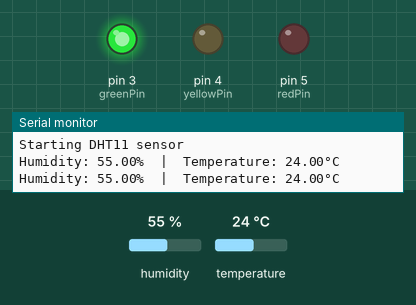
The sketch below on a simulated Arduino Uno, built with avr-gcc and run on an emulated ATmega328P. Parts: output pins drawn as LEDs (lit = HIGH), the last lines printed to the serial monitor. The inputs (shaded band) are chosen by the test bench; at power-on: humidity 55 %, temperature 24 °C.

Above: at 4.8 s.
4.9 s: humidity set to 41 %
7.9 s: humidity set to 38 %
At 9.3 s:
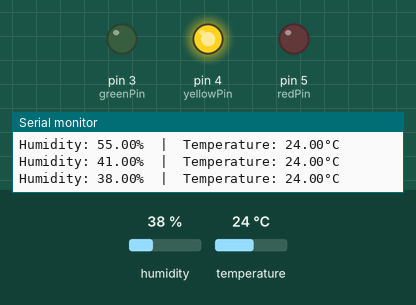
10.9 s: humidity set to 31 %
13.9 s: humidity set to 28 %
At 15.4 s:
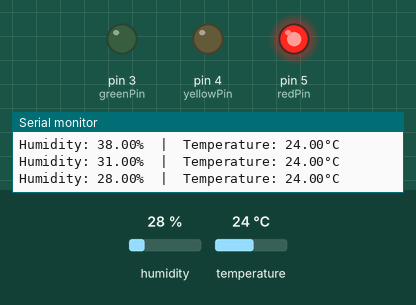
16.9 s: humidity set to 40 %
At 19.0 s:
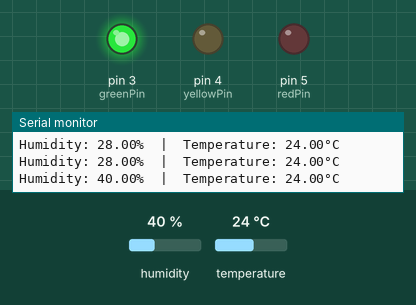
19.9 s: humidity set to 22 %
At 21.4 s:
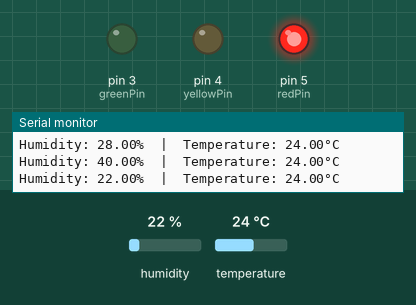
Timing chart, 0 to 22.9 s (numbered marks = the images above; inputs shaded):
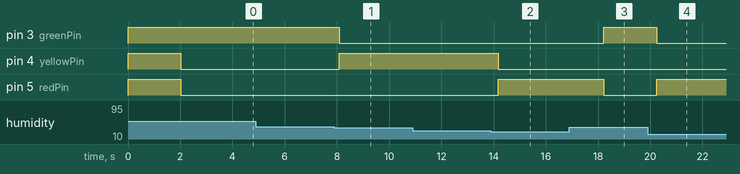

Measured:
- the behaviour switches between 40 and 39 % on humidity (found by bisection; images 0 and 1)
- the behaviour switches between 30 and 29 % on humidity (found by bisection; images 1 and 2)
- after the input at 7.9 s, pin 3 (greenPin): HIGH → LOW after 0.20 s; pin 4 (yellowPin): LOW → HIGH after 0.20 s
- after the input at 13.9 s, pin 4 (yellowPin): HIGH → LOW after 0.27 s; pin 5 (redPin): LOW → HIGH after 0.27 s
- after the input at 16.9 s, pin 3 (greenPin): LOW → HIGH after 1.3 s; pin 5 (redPin): HIGH → LOW after 1.3 s
- after the input at 19.9 s, pin 3 (greenPin): HIGH → LOW after 0.34 s; pin 5 (redPin): LOW → HIGH after 0.34 s

The sketch:

Humidity-and-Temp-monitor-DHT11.ino
```cpp
#include "DHT.h"

#define DHTPIN A0
#define DHTTYPE DHT11

DHT dht(DHTPIN, DHTTYPE);

const int greenPin = 3;
const int yellowPin = 4;
const int redPin = 5;

void setup() {
  Serial.begin(9600);
  Serial.println(F("\nStarting DHT11 sensor"));

  dht.begin();

  pinMode(greenPin, OUTPUT);
  pinMode(yellowPin, OUTPUT);
  pinMode(redPin, OUTPUT);

  digitalWrite(redPin, HIGH);
  digitalWrite(yellowPin, HIGH);
  digitalWrite(greenPin, HIGH);
}

void loop() {
  delay(2000);

  float h = dht.readHumidity();
  float t = dht.readTemperature();

  if (isnan(h) || isnan(t)) {
    Serial.println(F("Failed to read from DHT sensor!"));

    digitalWrite(redPin, HIGH);
    digitalWrite(yellowPin, HIGH);
    digitalWrite(greenPin, HIGH);
    return;
  }

  digitalWrite(greenPin, LOW);
  digitalWrite(yellowPin, LOW);
  digitalWrite(redPin, LOW);

  if (h >= 40.0 && h <= 60.0) {
    digitalWrite(greenPin, HIGH); // ideal
  }
  else if ((h >= 30.0 && h < 40.0) || (h > 60.0 && h <= 75.0)) {
    digitalWrite(yellowPin, HIGH); // moderate
  }
  else {
    digitalWrite(redPin, HIGH); // poor (too dry or too humid)
  }

  Serial.print(F("Humidity: "));
  Serial.print(h);
  Serial.print(F("%  |  Temperature: "));
  Serial.print(t);
  Serial.println(F("°C"));

}
```
